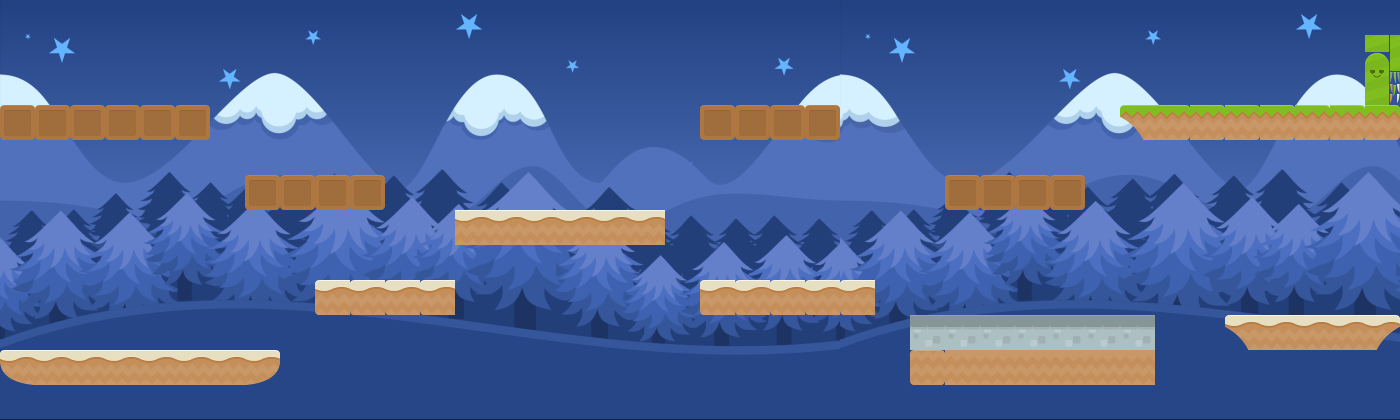

Below is a game level as drawn by its tile map, then a one-line description and the .tmx that defines it (tile-layer data replaced by summaries):
An orthogonal 40x12 tile map with 35x35 px tiles, 2 tile layers (backgroundLayer, collisionLayer), 2 tilesets and 29 objects.

<map version="1.0" tiledversion="1.0.3" orientation="orthogonal" renderorder="right-down" width="40" height="12" tilewidth="35" tileheight="35" nextobjectid="31">
 <tileset firstgid="1" name="tiles_spritesheet" tilewidth="35" tileheight="35" spacing="1" tilecount="156" columns="12">
  <image source="../images/tiles_spritesheet.png" width="457" height="468" />
 </tileset>
 <tileset firstgid="157" name="420_iceland" tilewidth="35" tileheight="35" tilecount="288" columns="24">
  <image source="../images/420_iceland.png" width="846" height="420" />
 </tileset>
 <layer name="backgroundLayer" width="40" height="12">
  <data>[480 cells, 480 non-empty, 288 distinct tile ids]</data>
 </layer>
 <layer name="collisionLayer" width="40" height="12">
  <data>[480 cells, 70 non-empty, 14 distinct tile ids]</data>
 </layer>
 <objectgroup name="objectsLayer">
  <object id="1" gid="147" x="1143" y="94" width="35" height="35">
   <properties>
    <property name="type" value="player" />
   </properties>
  </object>
  <object id="2" gid="148" x="70" y="70" width="35" height="35">
   <properties>
    <property name="key" value="goal" />
    <property name="nextLevel" value="level3" />
    <property name="type" value="goal" />
   </properties>
  </object>
  <object id="3" gid="146" x="293" y="171" width="35" height="35">
   <properties>
    <property name="type" value="enemy" />
   </properties>
  </object>
  <object id="4" gid="146" x="221" y="339" width="35" height="35">
   <properties>
    <property name="type" value="enemy" />
   </properties>
  </object>
  <object id="5" gid="146" x="590" y="205" width="35" height="35">
   <properties>
    <property name="type" value="enemy" />
   </properties>
  </object>
  <object id="6" gid="146" x="716" y="100" width="35" height="35">
   <properties>
    <property name="type" value="enemy" />
   </properties>
  </object>
  <object id="8" gid="146" x="799" y="274" width="35" height="35">
   <properties>
    <property name="type" value="enemy" />
   </properties>
  </object>
  <object id="9" gid="146" x="968" y="170" width="35" height="35">
   <properties>
    <property name="type" value="enemy" />
   </properties>
  </object>
  <object id="10" gid="146" x="1042" y="311" width="35" height="35">
   <properties>
    <property name="type" value="enemy" />
    <property name="velocity" value="80" />
   </properties>
  </object>
  <object id="11" gid="97" x="1248.88" y="36.875" width="35" height="35">
   <properties>
    <property name="type" value="coin" />
   </properties>
  </object>
  <object id="12" gid="97" x="1122.13" y="36.125" width="35" height="35">
   <properties>
    <property name="type" value="coin" />
   </properties>
  </object>
  <object id="13" gid="97" x="1164.63" y="36.625" width="35" height="35">
   <properties>
    <property name="type" value="coin" />
   </properties>
  </object>
  <object id="14" gid="97" x="1206.38" y="36.375" width="35" height="35">
   <properties>
    <property name="type" value="coin" />
   </properties>
  </object>
  <object id="15" gid="97" x="1357.88" y="251.875" width="35" height="35">
   <properties>
    <property name="type" value="coin" />
   </properties>
  </object>
  <object id="16" gid="97" x="1231.13" y="251.125" width="35" height="35">
   <properties>
    <property name="type" value="coin" />
   </properties>
  </object>
  <object id="17" gid="97" x="1273.63" y="251.625" width="35" height="35">
   <properties>
    <property name="type" value="coin" />
   </properties>
  </object>
  <object id="18" gid="97" x="1315.38" y="251.375" width="35" height="35">
   <properties>
    <property name="type" value="coin" />
   </properties>
  </object>
  <object id="19" gid="97" x="597.875" y="135.875" width="35" height="35">
   <properties>
    <property name="type" value="coin" />
   </properties>
  </object>
  <object id="20" gid="97" x="471.125" y="135.125" width="35" height="35">
   <properties>
    <property name="type" value="coin" />
   </properties>
  </object>
  <object id="21" gid="97" x="513.625" y="135.625" width="35" height="35">
   <properties>
    <property name="type" value="coin" />
   </properties>
  </object>
  <object id="22" gid="97" x="555.375" y="135.375" width="35" height="35">
   <properties>
    <property name="type" value="coin" />
   </properties>
  </object>
  <object id="23" gid="97" x="827.875" y="204.875" width="35" height="35">
   <properties>
    <property name="type" value="coin" />
   </properties>
  </object>
  <object id="24" gid="97" x="701.125" y="204.125" width="35" height="35">
   <properties>
    <property name="type" value="coin" />
   </properties>
  </object>
  <object id="25" gid="97" x="743.625" y="204.625" width="35" height="35">
   <properties>
    <property name="type" value="coin" />
   </properties>
  </object>
  <object id="26" gid="97" x="785.375" y="204.375" width="35" height="35">
   <properties>
    <property name="type" value="coin" />
   </properties>
  </object>
  <object id="27" gid="97" x="168.875" y="285.875" width="35" height="35">
   <properties>
    <property name="type" value="coin" />
   </properties>
  </object>
  <object id="28" gid="97" x="42.125" y="285.125" width="35" height="35">
   <properties>
    <property name="type" value="coin" />
   </properties>
  </object>
  <object id="29" gid="97" x="84.625" y="285.625" width="35" height="35">
   <properties>
    <property name="type" value="coin" />
   </properties>
  </object>
  <object id="30" gid="97" x="126.375" y="285.375" width="35" height="35">
   <properties>
    <property name="type" value="coin" />
   </properties>
  </object>
 </objectgroup>
</map>
